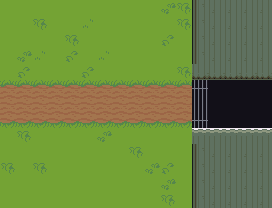

This is a level from a 2D game, rendered from its Tiled map with the project's own tilesets. A one-line summary and the complete map file follow:
An orthogonal 17x13 tile map with 16x16 px tiles, 2 tile layers (chao, relevo), 4 tilesets and 31 objects (floresta).

<map version="1.10" tiledversion="1.10.2" orientation="orthogonal" renderorder="right-down" width="17" height="13" tilewidth="16" tileheight="16" infinite="0" nextlayerid="7" nextobjectid="32">
 <tileset firstgid="1" source="chao.tsx" />
 <tileset firstgid="1077" source="arvores.tsx" />
 <tileset firstgid="1197" source="relevo.tsx" />
 <tileset firstgid="1437" source="grade.tsx" />
 <layer id="1" name="chao" width="17" height="13">
  <data encoding="csv">
276,276,276,276,276,276,276,276,276,276,279,277,276,276,276,276,276,
276,276,277,276,276,280,276,276,276,276,276,277,276,276,276,276,276,
276,276,276,276,277,276,276,276,276,276,278,276,280,276,276,278,276,
276,279,280,276,278,276,280,276,276,276,276,276,276,280,280,276,279,
276,278,276,276,276,278,276,276,276,276,276,277,276,276,279,276,276,
167,167,167,167,167,167,167,167,167,167,167,167,276,276,276,276,276,
189,189,189,189,189,189,189,189,189,189,189,189,276,276,276,276,276,
211,211,211,211,211,211,211,211,211,211,211,211,276,277,276,276,276,
276,277,276,276,276,276,279,276,276,276,276,276,276,276,276,276,276,
276,276,276,276,276,276,276,276,277,276,276,276,276,276,276,276,276,
277,276,277,276,276,276,276,276,276,279,278,276,276,276,276,276,276,
276,276,276,276,276,276,276,276,276,276,279,276,276,276,276,276,276,
276,276,276,276,276,276,276,276,276,276,277,276,276,276,276,276,276
</data>
 </layer>
 <layer id="2" name="relevo" width="17" height="13">
  <data encoding="csv">
0,0,0,0,0,0,0,0,0,0,0,0,1221,1222,1222,1222,1222,
0,0,0,0,0,0,0,0,0,0,0,0,1221,1222,1222,1222,1222,
0,0,0,0,0,0,0,0,0,0,0,0,1221,1222,1222,1222,1222,
0,0,0,0,0,0,0,0,0,0,0,0,1221,1222,1222,1222,1222,
0,0,0,0,0,0,0,0,0,0,0,0,1242,1242,1242,1242,1242,
0,0,0,0,0,0,0,0,0,0,0,0,1438,1437,1437,1437,1437,
0,0,0,0,0,0,0,0,0,0,0,0,1439,1437,1437,1437,1437,
0,0,0,0,0,0,0,0,0,0,0,0,1438,1437,1437,1437,1437,
0,0,0,0,0,0,0,0,0,0,0,0,1202,1202,1202,1202,1202,
0,0,0,0,0,0,0,0,0,0,0,0,1221,1222,1222,1222,1222,
0,0,0,0,0,0,0,0,0,0,0,0,1221,1222,1222,1222,1222,
0,0,0,0,0,0,0,0,0,0,0,0,1221,1222,1222,1222,1222,
0,0,0,0,0,0,0,0,0,0,0,0,1221,1222,1222,1222,1222
</data>
 </layer>
 <objectgroup id="3" name="arvores" draworder="topdown">
  <object id="1" gid="1077" x="0" y="32" width="32" height="32" />
  <object id="3" gid="1077" x="0" y="208" width="32" height="32" />
  <object id="5" gid="1078" x="32" y="32" width="32" height="32" />
  <object id="7" gid="1078" x="32" y="208" width="32" height="32" />
  <object id="9" gid="1077" x="64" y="32" width="32" height="32" />
  <object id="11" gid="1077" x="64" y="208" width="32" height="32" />
  <object id="13" gid="1078" x="96" y="32" width="32" height="32" />
  <object id="15" gid="1077" x="96" y="208" width="32" height="32" />
  <object id="17" gid="1077" x="128" y="32" width="32" height="32" />
  <object id="19" gid="1077" x="128" y="208" width="32" height="32" />
  <object id="21" gid="1077" x="160" y="32" width="32" height="32" />
  <object id="23" gid="1078" x="160" y="208" width="32" height="32" />
  <object id="25" gid="1128" x="48" y="64" width="32" height="32" />
  <object id="27" gid="1128" x="128" y="176" width="32" height="32" />
 </objectgroup>
 <objectgroup id="4" name="colisao" color="#ff4040" opacity="0.6">
  <object id="2" x="4" y="18" width="24" height="12" />
  <object id="4" x="4" y="194" width="24" height="12" />
  <object id="6" x="36" y="18" width="24" height="12" />
  <object id="8" x="36" y="194" width="24" height="12" />
  <object id="10" x="68" y="18" width="24" height="12" />
  <object id="12" x="68" y="194" width="24" height="12" />
  <object id="14" x="100" y="18" width="24" height="12" />
  <object id="16" x="100" y="194" width="24" height="12" />
  <object id="18" x="132" y="18" width="24" height="12" />
  <object id="20" x="132" y="194" width="24" height="12" />
  <object id="22" x="164" y="18" width="24" height="12" />
  <object id="24" x="164" y="194" width="24" height="12" />
  <object id="26" x="58" y="53" width="12" height="10" />
  <object id="28" x="138" y="165" width="12" height="10" />
  <object id="29" x="192" y="0" width="80" height="208" />
 </objectgroup>
 <objectgroup id="5" name="portais" color="#40a0ff">
  <object id="30" x="0" y="80" width="16" height="48"><properties><property name="destino" value="floresta" /></properties></object>
 </objectgroup>
 <objectgroup id="6" name="chegadas" color="#ffd700">
  <object id="31" name="floresta" x="40" y="104"><point /></object>
 </objectgroup>
</map>
